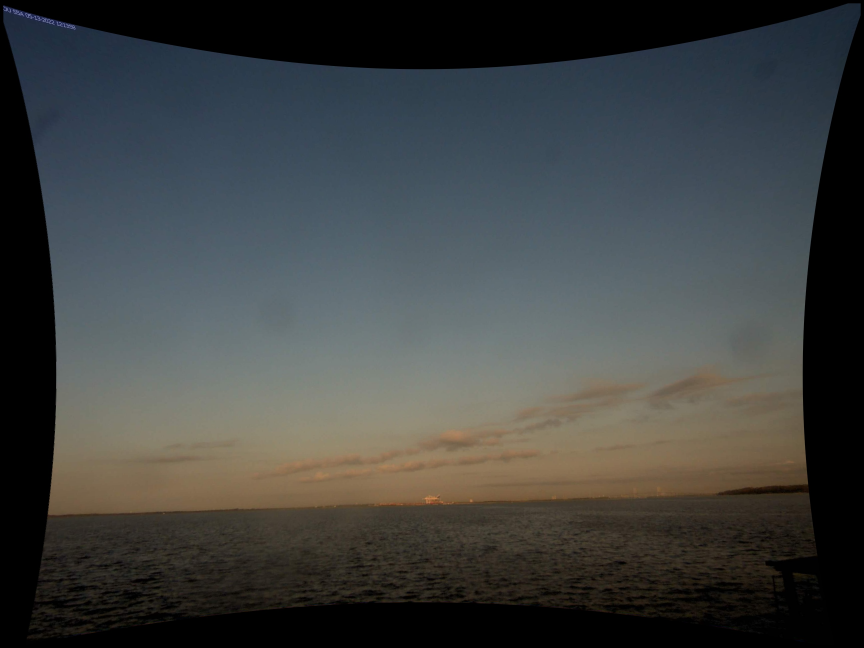
#> input picture Data/houstereocamaS5.a1.20220513.121400.jpg, 2592 x 1944 px (shown at 1/3 size); the run also reads 1 picture not shown here
$ python make_fig6.py
#> lines starting #> are read from the running program, lines starting #| are printed output that depends on the picture
import numpy as np
import matplotlib.pyplot as plt
import math
from matplotlib.colors import ListedColormap, Normalize
from matplotlib.patches import Arc  # Import Arc from patches
from matplotlib import cm
import matplotlib.image as mpimg
import scipy.io

class Colors:
    def __init__(self):
        self.plants = np.array([0.1, 0.1, 0.7])
        self.plantsnorth = np.array([0.8, 0.8, 0.2])
        self.amf = np.array([0.2, 0.8, 0.2])
        self.cam = np.array([1, 0, 0])
        self.ptsz = 21
        self.cspace = np.vstack([np.ones((1, 4)),
   [0.125, 1.0, 0.875 ,1],
    [0.0, 1.0, 1.0 ,1],
    [0.0, 0.875, 1.0, 1],
    [0.0, 0.75, 1.0, 1],
    [0.5, 1.0, 0.5 ,1],
    [0.625, 1.0, 0.375, 1],
    [0.75, 1.0, 0.25, 1],
    [0.875, 1.0, 0.125, 1],
    [1.0, 1.0, 0.0 ,1],
    [1.0, 0.875, 0.0 ,1],
    [1.0, 0.75, 0.0 ,1],
    [1.0, 0.625, 0.0, 1],
    [1.0, 0.5, 0.0 ,1],
    [1.0, 0.375, 0.0 ,1],
    [1.0, 0.25, 0.0, 1],
    [1.0, 0.125, 0.0 ,1],
    [1.0, 0.0, 0.0, 1],
    [0.875, 0.0, 0.0 ,1],
    [0.75, 0.0, 0.0 ,1]
])

colors = Colors()

# Replace with actual function to get colors if needed
def manuscript_marker_colors():
    return colors

# Image display functions
def display_imagepair(x, y1,y2, img_path1,img_path2, title, txt1,txt2, x_pos1,x_pos2, xlm, ylm):
    ax1 = fig.add_axes([x, y1, 0.35, 0.22])
    display_image(ax1,img_path1,txt1,x_pos1,xlm,ylm)
    ax1.set_title(title)
    ax2 = fig.add_axes([x, y2, 0.35, 0.22])
    display_image(ax2,img_path2,txt2,x_pos2,xlm,ylm)

# Image display functions
def display_image(ax, img_path, txt, x_pos, xlm, ylm):
#> called with txt = '7:14 LT', x_pos = array of shape (2,), xlm = array of shape (2,), ylm = array of shape (2,)
    img = mpimg.imread(img_path)
#> img is the input picture: shape (1944, 2592, 3); mean R, G, B 62.5, 65.2, 64.8
    ax.imshow(img)
    ax.axis('off')
    sc1 = (xlm[1]-xlm[0])*.02
    sc2 = (xlm[1]-xlm[0])*.05
    ax.set_xlim(xlm)
    ax.set_ylim(ylm)
    ax.invert_yaxis()  # Correct the upside-down issue
    ax.text(x_pos[0], x_pos[1], 'x', color='white', fontsize=8, fontweight='bold')
    ax.text(xlm[0]+sc1, ylm[0]+sc2, txt, color='white', fontsize=7)
    ax.set_aspect('equal')

# [73 lines left out: functions overlay, overlay_height, not called in this run]
    #plt.scatter(pp[:, 1], np.zeros_like(pp[:, 1]), 15, edgecolors='black', facecolors='none', marker='o')

# Load data
camxy = np.array([[11.91, 2.664],
                  [11.81, 1.525]])

ppxy = np.array([[1.255, -4.9214],
                 [-0.485, -5.23]])


# Setup figure
fig = plt.figure(figsize=(7, 5))

# Subplot (a)

im1 = '../Data/houstereocamaS5.a1.20220513.121400.jpg'
im2 = '../Data/houstereocamaS5.a1.20220513.122900.jpg'
display_imagepair(0.05,0.75,0.5,im1,im2,'(a) 13 May 2022','7:14 LT','7:29 LT',np.array([779.5, 1418]),np.array([1950, 1225]),np.array([600, 2200]),np.array([1000, 1600]))

# Subplot (b)
im1 = '../Data/houstereocamaS5.a1.20220622.115300.jpg'
im2 = '../Data/houstereocamaS5.a1.20220622.120000.jpg'
display_imagepair(0.55,0.75,0.5,im1,im2, '(b) 22 June 2022','6:53 LT','7:00 LT',np.array([631, 1389]),np.array([856, 1308]),np.array([300, 1100]),np.array([1260, 1560]))
#> call 3 of display_image, with txt = '6:53 LT', x_pos = array of shape (2,), xlm = array of shape (2,), ylm = array of shape (2,)
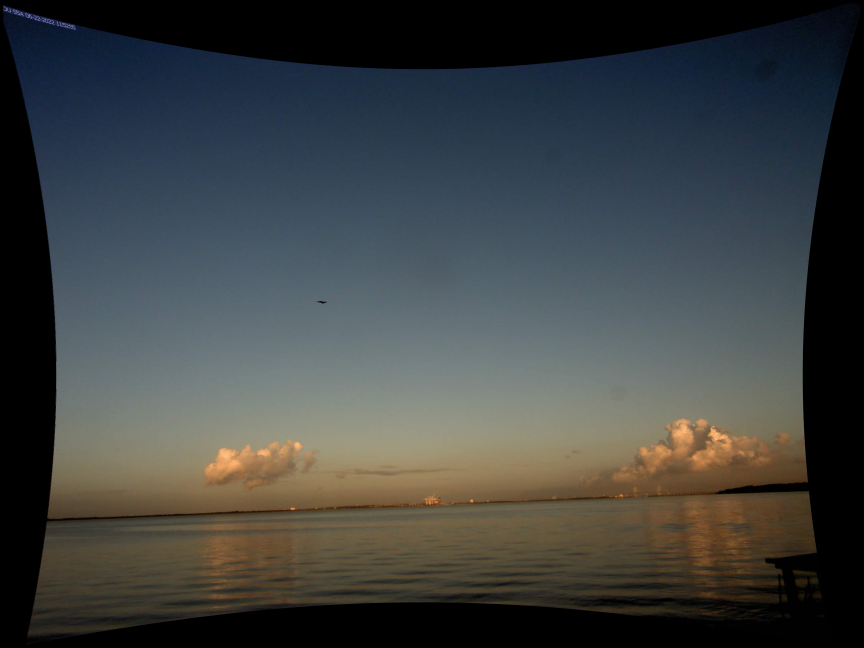
#> input picture Data/houstereocamaS5.a1.20220622.115300.jpg, 2592 x 1944 px (shown at 1/3 size)
#> in display_image, img is the input picture: shape (1944, 2592, 3); mean R, G, B 61.5, 64.9, 65
#> call 4 of display_image, with txt = '7:00 LT', x_pos = array of shape (2,), xlm = array of shape (2,), ylm = array of shape (2,)
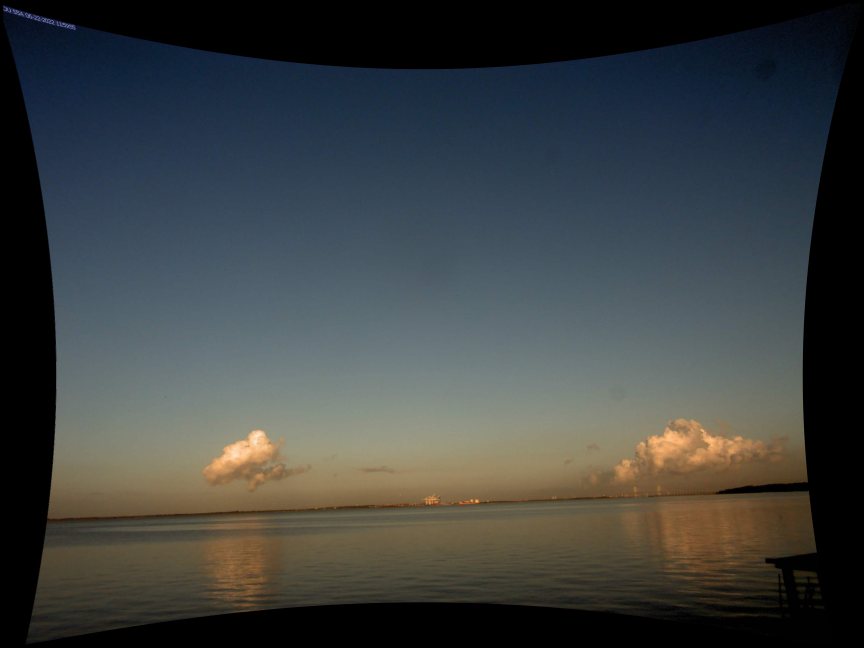
#> input picture Data/houstereocamaS5.a1.20220622.120000.jpg, 2592 x 1944 px (shown at 1/3 size)
#> in display_image, img is the input picture: shape (1944, 2592, 3); mean R, G, B 60.4, 64.4, 64.6

# Subplot (c)
#> (the run stopped early here; a loop or call above may not have finished)
